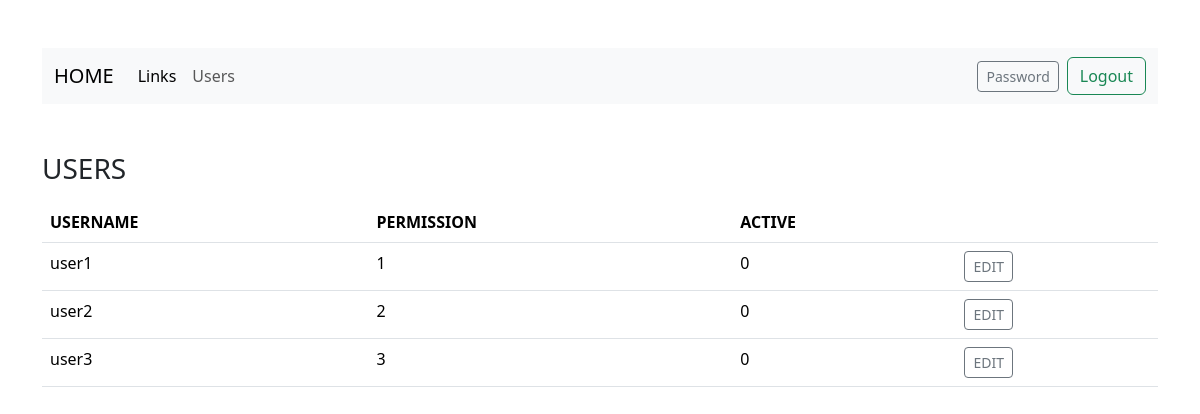
The page /users (signed in) on the database as committed earlier.
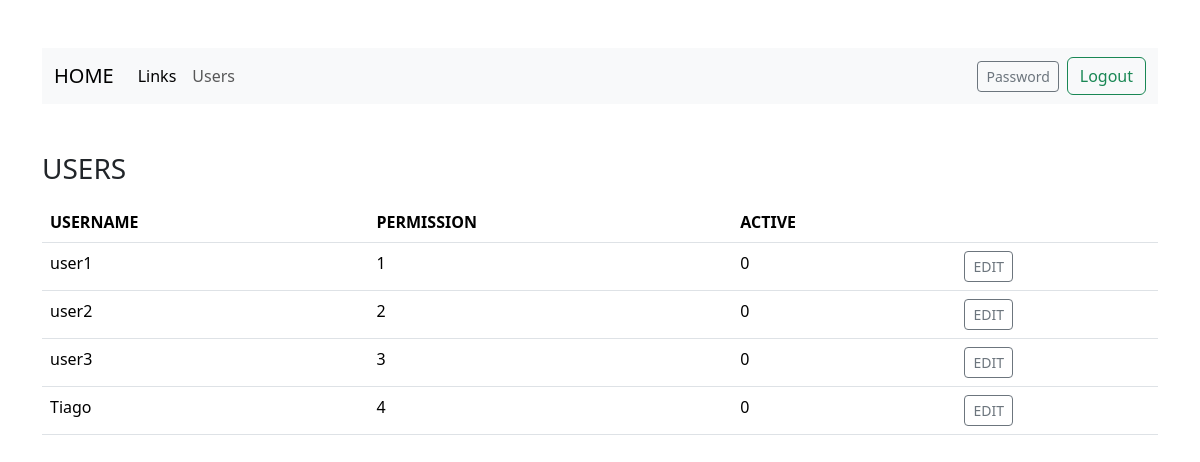
The same page on the database as committed later.
### tables this page shows
CREATE TABLE users (id INTEGER PRIMARY KEY AUTOINCREMENT NOT NULL, username TEXT NOT NULL, hash TEXT NOT NULL, permission INTEGER DEFAULT 4 NOT NULL, active BLOB DEFAULT 0 NOT NULL);

### app.py (the view)
@app.route("/users")
def users():
    userID = session["user_id"]
    users = db.execute("SELECT * FROM users WHERE id > 1")
    return render_template("users.html", users = users)

### templates/users.html (shortened to what this page needs)
{% extends "layout.html" %}
{% block body %}
<div class="mb-3"><h3>USERS</h3></div>
    <table class="table">
        <thead>
            <tr>
                <th>USERNAME</th>
                <th>PERMISSION</th>
                <th>ACTIVE</th>
                <th></th>
            </tr>
        </thead>
        <tbody>
            {% for user in users %}
            <tr>
                <td> {{ user["username"] }}</td>
                <td> {{ user["permission"] }}</td>
                <td> {{ user["active"] }}</td>
                <td>
                  <form action="/edituser" method="post">
                    <button type="submit" class="btn btn-sm btn-outline-secondary" >EDIT</button>
                  </form>
                </td>
            </tr>
            {% endfor %}
        </tbody>
    </table>
{% endblock %}

### templates/layout.html (shortened to what this page needs)
<!DOCTYPE HTML>
<html lang="en">
    <head>
        <link rel="stylesheet" href=".\static\styles.css">
        <link href="https://cdn.jsdelivr.net/npm/bootstrap@5.3.3/dist/css/bootstrap.min.css" rel="stylesheet">
    </head>
    <body class="">
      <div class="container py-5">
        <nav class="navbar navbar-expand-lg bg-body-tertiary">
      <div class="container-fluid" id="navbar">
        <a class="navbar-brand mb-0 h1" href="/">HOME</a>
        <div class="collapse navbar-collapse" id="navbarSupportedContent">
          {% if session.get("user_id") %}
          <ul class="navbar-nav me-auto mb-2 mb-lg-0">
            <li class="nav-item">
              <a class="nav-link active" href="/links">Links</a>
            {% if session.get("permission") > 2 %}
            </li>
            <li class="nav-item">
              <a class="nav-link disabled" href="/history">History</a>
            </li>
            {% else %}
            </li>
            {% endif %}
            {% if session.get("permission") > 1 %}
            <li class="nav-item">
              <a class="nav-link disabled" aria-disabled="true">Users</a>
            </li>
            {% else %}
            <li class="nav-item">
              <a class="nav-link" href="/users">Users</a>
            </li>
            {% endif %}
          </ul>
          <form class="d-flex" action="/password">
            <button class="btn btn-sm btn-outline-secondary me-2" type="submit">Password</button>
          </form>
          <form class="d-flex" action="/logout">
            <button class="btn btn-outline-success" type="submit">Logout</button>
          </form>
          {% endif %}
        </div>
      </div>
    </nav>
    <br><br>
        {% block body %}{% endblock %}
      </div>
    </body>
</html>

### static/styles.css (style rules this page uses)
h1, h2, h3, h4, h5, h6, p { color: blue; }

Rows that differ between the two databases and show on the page:
added users: username "Tiago", permission "4", active "0"
